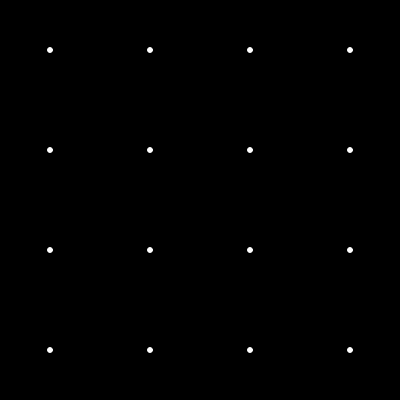
Frame 1 (no input)
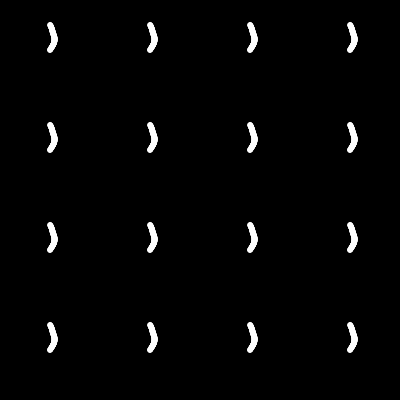
Frame 60 (no input)
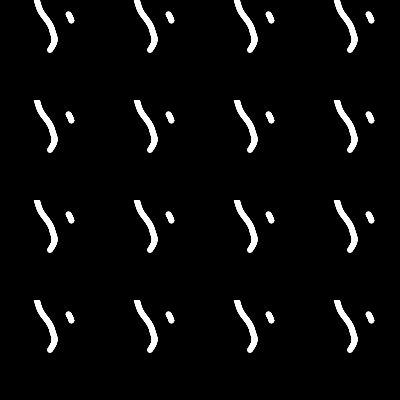
Frame 120 (the mouse pressed at the canvas centre since frame 60)

The p5.js sketch that drew these frames (run headless with seeded random() and noise() and a simulated clock; from frame 60 on, the mouse is pressed at the canvas centre):

// p5.js sketch
// ── sketch.js
let angle = 0;

let graphics;

let x;
let y;

let offset1 = 0;
let offset2 = 10000;

let yo, xo;


function setup() {
  createCanvas(400, 400);
  pixelDensity(1);
  background(0);



  graphics = createGraphics(100, 100);
  graphics.background(0);

  x = 50;
  y = 50;

}

function draw() {
  background(0);

  graphics.fill(255);
  graphics.stroke(255);
  graphics.ellipse(x, y, 5);
  xo = map(noise(offset1), 0, 1, -1, 1);
  yo = map(noise(offset2), 0, 1, 1, -1);

  x += xo;
  y += yo;

  // image(graphics, 100, 200);
  for (let i = 0; i < 400; i += 100) {
    for (let j = 0; j < 400; j += 100) {
      image(graphics, i, j);
    }
  }

  if (x < 0 || x > graphics.width || y < 0 || y > graphics.height) {
    x = random(0, graphics.width);
    y = random(0, graphics.height);
  }



  // fill(0,255,255);
  // ellipse(mouseX,mouseY,32);

  offset1 += 0.01;
  offset2 += 0.01;


}
